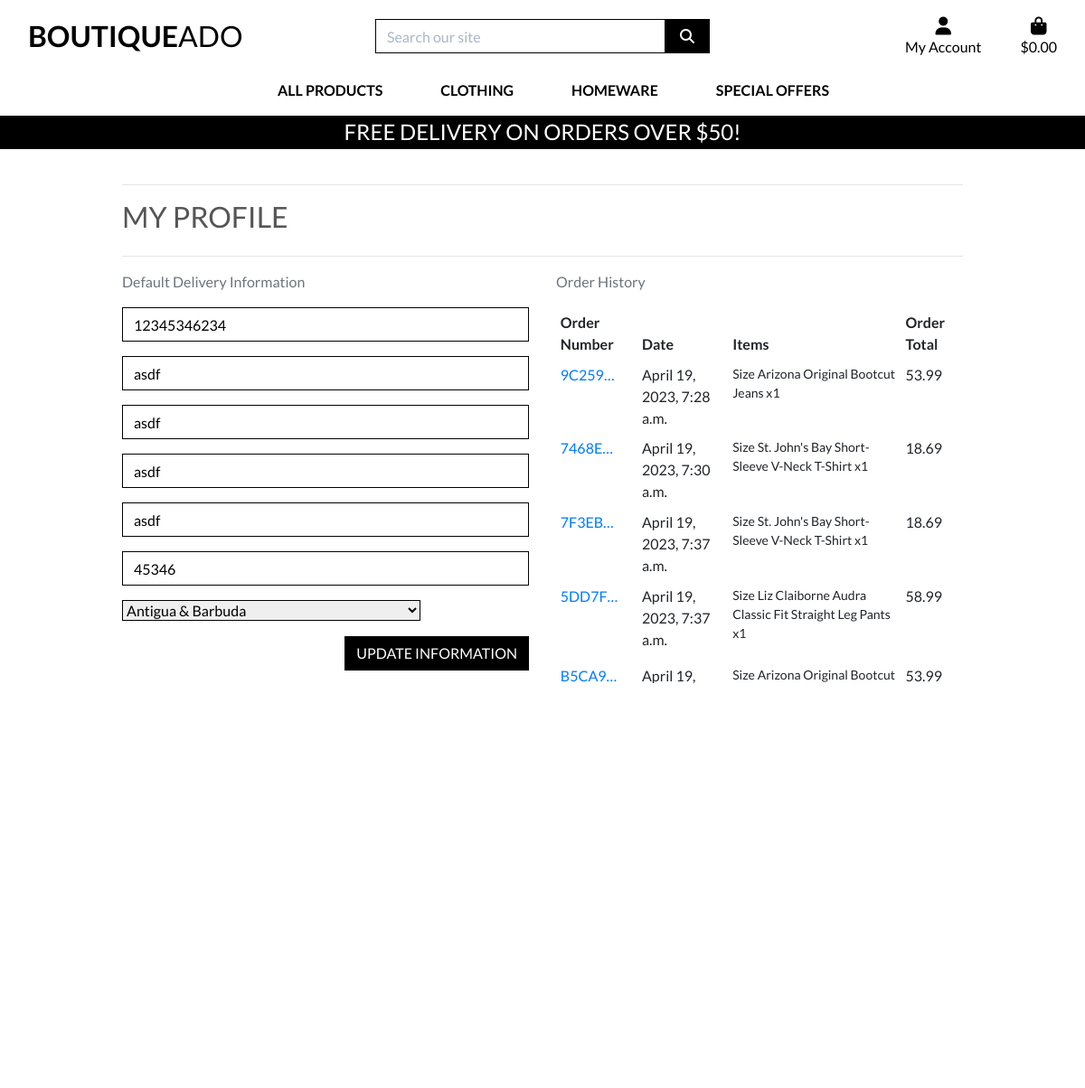
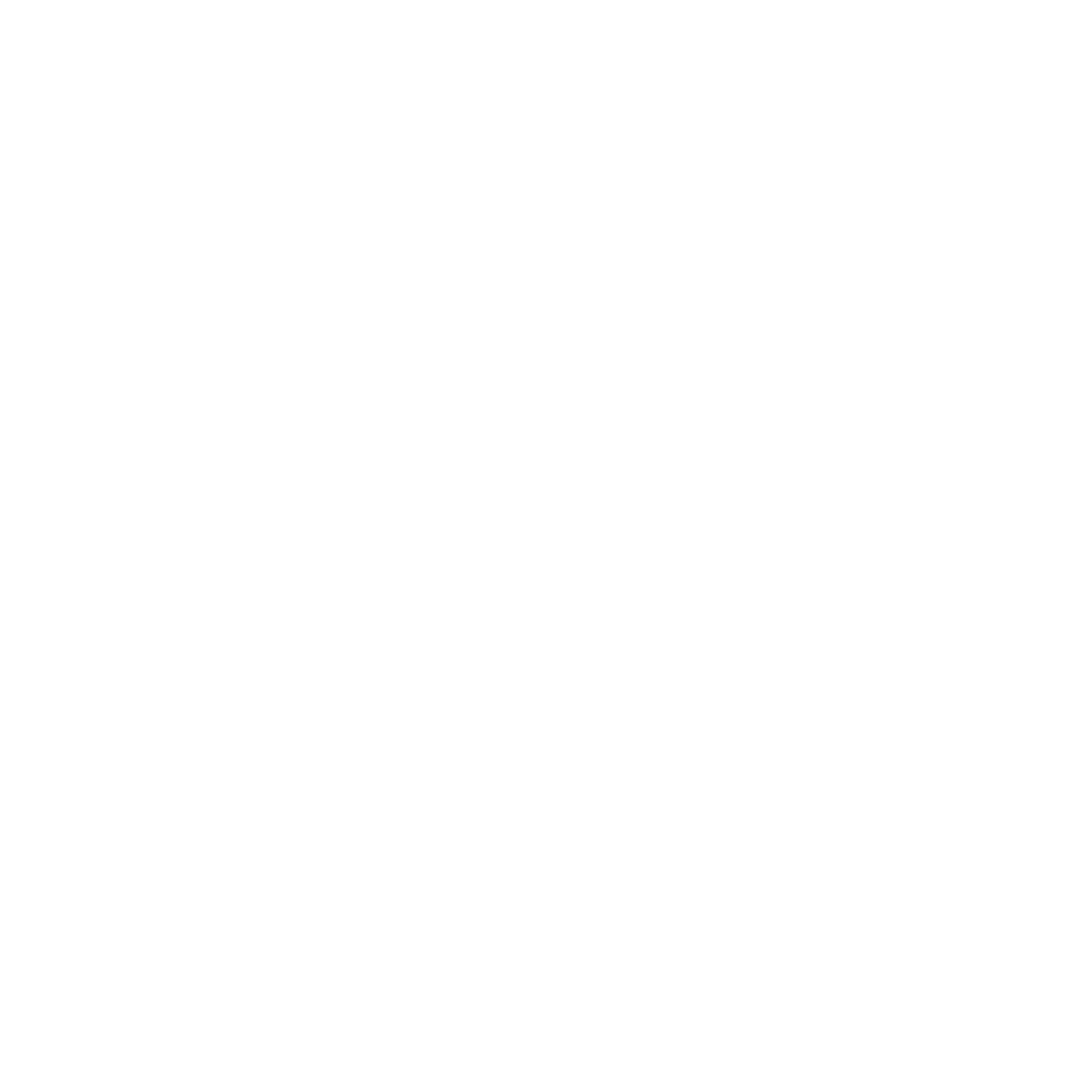
/profile/ (signed in), run on the app's committed database (2 pictures, top to bottom).
### profiles/models.py (models this page shows, shortened)
class UserProfile(models.Model):
    user = models.OneToOneField(User, on_delete=models.CASCADE)
    default_phone_number = models.CharField(max_length=20, null=True, blank=True)
    default_street_addres1 = models.CharField(max_length=80, null=True, blank=True)
    default_street_addres2 = models.CharField(max_length=80, null=True, blank=True)
    default_town_or_city = models.CharField(max_length=40, null=True, blank=True)
    default_county = models.CharField(max_length=80, null=True, blank=True)
    default_postcode = models.CharField(max_length=20, null=True, blank=True)
    default_country = CountryField(blank_label='Country', null=True, blank=True)

### checkout/models.py (models this page shows, shortened)
class Order(models.Model):
    order_number = models.CharField(max_length=32, null=False, editable=False)
    user_profile = models.ForeignKey(UserProfile, on_delete=models.SET_NULL, null=True, blank=True, related_name='orders')
    full_name = models.CharField(max_length=50, null=False, blank=False)
    email = models.EmailField(max_length=254, null=False, blank=False)
    phone_number = models.CharField(max_length=20, null=False, blank=False)
    country = CountryField(blank_label='Country *', null=False, blank=False)
    postcode = models.CharField(max_length=20, null=True, blank=True)
    town_or_city = models.CharField(max_length=40, null=False, blank=False)
    street_addres1 = models.CharField(max_length=80, null=False, blank=False)
    street_addres2 = models.CharField(max_length=80, null=True, blank=True)
    county = models.CharField(max_length=80, null=True, blank=True)
    date = models.DateTimeField(auto_now_add=True)
    delivery_cost = models.DecimalField(max_digits=6, decimal_places=2, null=False, default=0)
    order_total = models.DecimalField(max_digits=10, decimal_places=2, null=False, default=0)
    grand_total = models.DecimalField(max_digits=10, decimal_places=2, null=False, default=0)
    original_bag = models.TextField(null=False, blank=False, default='')
    stripe_pid = models.CharField(max_length=254, null=False, blank=False, default='')

class OrderLineItem(models.Model):
    order = models.ForeignKey(Order, null=False, on_delete=models.CASCADE, related_name='lineitems')
    product = models.ForeignKey(Product, null=False, blank=False, on_delete=models.CASCADE)
    product_size = models.CharField(max_length=2, null=True, blank=True)
    quantity = models.IntegerField(null=False, blank=False, default=0)
    lineitem_total = models.DecimalField(max_digits=6, decimal_places=2, null=False, blank=False, editable=False)

### products/models.py (models this page shows, shortened)
class Product(models.Model):
    category = models.ForeignKey('Category', null=True, blank=True, on_delete=models.SET_NULL)
    sku = models.CharField(max_length=254, null=True, blank=True)
    name = models.CharField(max_length=254)
    description = models.TextField()
    has_sizes = models.BooleanField(default=False, null=True, blank=True)
    price = models.DecimalField(max_digits=6, decimal_places=2)
    rating = models.DecimalField(max_digits=6, decimal_places=2, null=True, blank=True)
    image_url = models.URLField(max_length=1024, null=True, blank=True)
    image = models.ImageField(null=True, blank=True)

### profiles/views.py (the view)
# urls.py: path('profile/', include('profiles.urls')),
@login_required
def profile(request):
    profile = get_object_or_404(UserProfile, user=request.user)
    if request.method == 'POST':
        form = UserProfileForm(request.POST, instance=profile)
        if form.is_valid():
            form.save()
            messages.success(request, 'Profile updated successfully')
        else:
            messages.error(request, 'Update failed. Please ensure the form is valid.')
    else:
        form = UserProfileForm(instance=profile)
        orders = profile.orders.all()
        template = 'profiles/profile.html'
        context = {
            'form': form,
            'orders': orders,
            'on_profile_page': True,
        }
        return render(request, template, context)

### profiles/forms.py
class UserProfileForm(forms.ModelForm):
    class Meta:
        model = UserProfile
        exclude = ('user',)
    def __init__(self, *args, **kwargs):
        super().__init__(*args, **kwargs)
        placeholders = {
            'default_phone_number': 'Phone Number',
            'default_postcode': 'Postal Code',
            'default_town_or_city': 'Town or City',
            'default_street_addres1': 'Street Address 1',
            'default_street_addres2': 'Street Address 2',
            'default_county': 'County, State or Locality',
        }
        self.fields['default_phone_number'].widget.attrs['autofocus'] = True
        for field in self.fields:
            if field != 'default_country':
                if self.fields[field].required:
                    placeholder = f'{placeholders[field]} *'
                else:
                    placeholder = placeholders[field]
                self.fields[field].widget.attrs['placeholder'] = placeholder
            self.fields[field].widget.attrs['class'] = 'border-black rounded-0 profile-form-input'
            self.fields[field].label = False

### bag/contexts.py (called while the page is built, shortened)
def bag_contents(request):
    bag_items = []
    total = 0
    product_count = 0
    bag = request.session.get('bag', {})
    if total < settings.FREE_DELIVERY_THRESHOLD:
        delivery = total * Decimal(settings.STANDARD_DELIVERY_PERCENTAGE / 100)
        free_delivery_delta = settings.FREE_DELIVERY_THRESHOLD - total
    else:
        delivery = 0
        free_delivery_delta = 0
    grand_total = delivery + total
    context = {
        'bag_items': bag_items,
        'total': total,
        'product_count': product_count,
        'delivery': delivery,
        'free_delivery_delta': free_delivery_delta,
        'free_delivery_threshold': settings.FREE_DELIVERY_THRESHOLD,
        'grand_total': grand_total,
    }
    return context

### profiles/templates/profiles/profile.html (shortened to what this page needs)
{% extends "base.html" %}
{% load static %}
{% block extra_css %}
    <link rel="stylesheet" href="{% static 'profiles/css/profile.css' %}">
{% endblock %}
{% block page_header %}
    <div class="container header-container">
    </div>
{% endblock %}
{% block content %}
    <div class="overlay"></div>
    <div class="container">
        <div class="row">
            <div class="col">
                <hr>
                <h2 class="logo-font mb-4">My Profile</h2>
                <hr>
            </div>
        </div>
        <div class="row">
            <div class="col-12 col-lg-6">
                <p class="text-muted">Default Delivery Information</p>
                <form action="{% url 'profile' %}" method="POST" class="mt-3" id="profile-update-form">
                    {{ form|crispy }}
                    <button class="btn btn-black rounded-0 text-uppercase float-right">Update Information</button>
                </form>
            </div>
            <div class="col-12 col-lg-6">
                <p class="text-muted">Order History</p>
                <div class="order-history table-responsive">
                    <table class="table table-sm table-borderless">
                        <thead>
                            <tr>
                                <th>Order Number</th>
                                <th>Date</th>
                                <th>Items</th>
                                <th>Order Total</th>
                            </tr>
                        </thead>
                        <tbody>
                            {% for order in orders %}
                                <tr>
                                    <td>
                                        <a href="{% url 'order_history' order.order_number %}"
                                        title="{{ order.order_number }}">
                                        {{ order.order_number|truncatechars:6 }}
                                        </a>
                                    </td>
                                    <td>{{ order.date }}</td>
                                    <td>
                                        <ul class="list-unstyled">
                                            {% for item in order.lineitems.all %}
                                                <li class="small">
                                                    {% if item.product.has_sizes %}
                                                        Size {{ item.product.size|upper}}
                                                    {% endif %}{{ item.product.name }} x{{ item.quantity }}
                                                </li>
                                            {% endfor %}
                                        </ul>
                                    </td>
                                    <td>{{ order.grand_total }}</td>
                                </tr>
                            {% endfor %}
                        </tbody>
                    </table>
                </div>
            </div>
        </div>
{% endblock %}

### static/css/base.css (style rules this page uses)
html { height: 100%; }
body { background: url('/media/homepage_background_cropped.jpg') no-repeat center center fixed; background-size: cover; height: calc(100vh - 164px); color: #555; font-family: 'Lato'; }
.logo-font { text-transform: uppercase; }
.btn-black { background: black; color: white; }
.border-black { border: 1px solid black !important; }
.overlay { height: 100%; width: 100%; top: 0; left: 0; position: fixed; background: white; z-index: -1; }
@media (min-width: 1200px) { .container { max-width: 80%; } }
@media (min-width: 992px) { .header-container { padding-top: 164px; } }

### profiles/static/profiles/css/profile.css (style rules this page uses)
.order-history { max-height: 416px; overflow-y: auto; }
#profile-update-form .form-control { color: #000; }
#profile-update-form input::placeholder { color: #aab7c4; }
#id_default_country, #id_default_country option:not(:first-child) { color: #000; }

### data on the page
UserProfile: default_phone_number "12345346234", default_street_addres1 "asdf", default_street_addres2 "asdf", default_town_or_city "asdf", default_county "asdf", default_postcode "45346", default_country "Antigua & Barbuda"
Order: order_number "9C259…", date "April 19, 2023, 7:28 a.m.", grand_total "53.99"
OrderLineItem: product.name "Arizona Original Bootcut Jeans", quantity "1"
Order: order_number "7468E…", date "April 19, 2023, 7:30 a.m.", grand_total "18.69"
OrderLineItem: product.name "St. John's Bay Short-Sleeve V-Neck T-Shirt", quantity "1"
Order: order_number "7F3EB…", date "April 19, 2023, 7:37 a.m.", grand_total "18.69"
OrderLineItem: product.name "St. John's Bay Short-Sleeve V-Neck T-Shirt", quantity "1"
Order: order_number "5DD7F…", date "April 19, 2023, 7:37 a.m.", grand_total "58.99"
OrderLineItem: product.name "Liz Claiborne Audra Classic Fit Straight Leg Pants", quantity "1"
Order: order_number "B5CA9…", date "April 19,…", grand_total "53.99"
OrderLineItem: product.name "Arizona Original Bootcut…"

### other printed values
{{ free_delivery_threshold }} "50"
